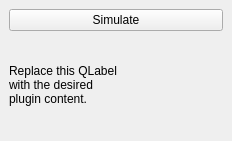
<?xml version="1.0" encoding="UTF-8"?>
<ui version="4.0">
 <class>GisFIREDockWidgetBase</class>
 <widget class="QDockWidget" name="GisFIREDockWidgetBase">
  <property name="geometry">
   <rect>
    <x>0</x>
    <y>0</y>
    <width>232</width>
    <height>141</height>
   </rect>
  </property>
  <property name="windowTitle">
   <string>GisFIRE</string>
  </property>
  <widget class="QWidget" name="dockWidgetContents">
   <layout class="QGridLayout" name="gridLayout">
    <item row="1" column="0">
     <widget class="QLabel" name="label">
      <property name="text">
       <string>Replace this QLabel
with the desired
plugin content.</string>
      </property>
     </widget>
    </item>
    <item row="0" column="0">
     <widget class="QPushButton" name="btnSimulate">
      <property name="text">
       <string>Simulate</string>
      </property>
     </widget>
    </item>
   </layout>
  </widget>
 </widget>
 <resources/>
 <connections/>
</ui>
